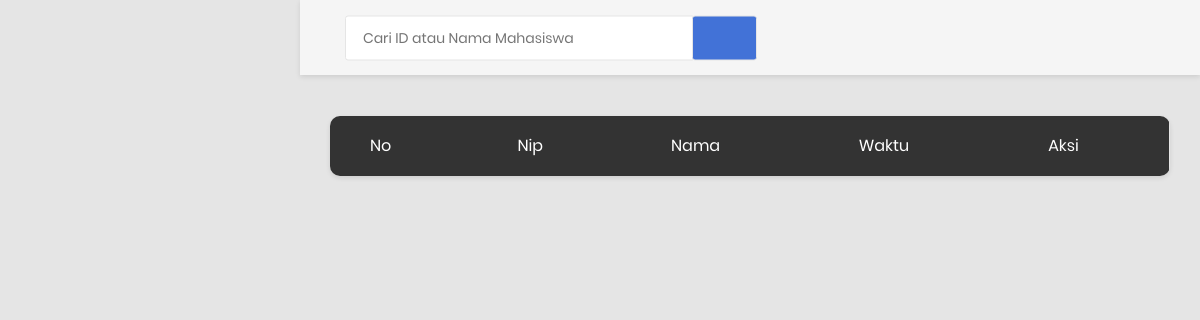
Page /pembimbing/prospenab.php (signed in) on the earlier database version.
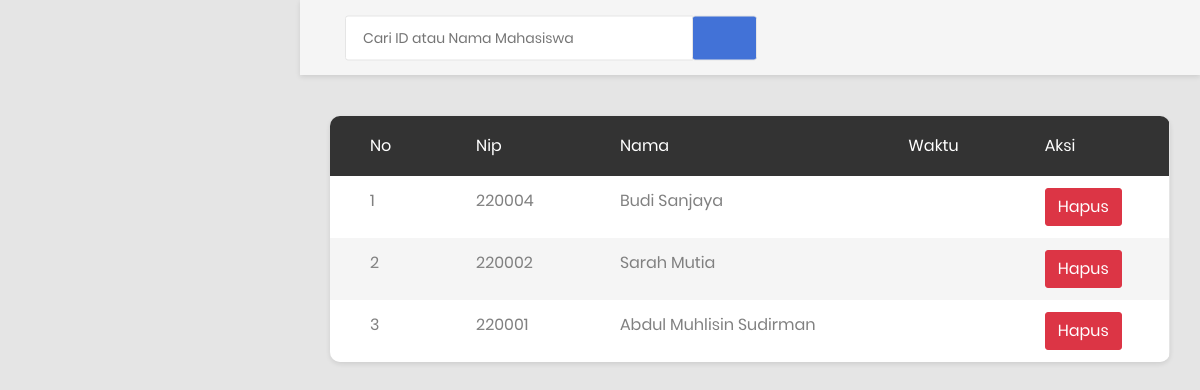
Same page on the later database version.
### tables this page shows
CREATE TABLE `tb_absensi` (
  `id` int(11) NOT NULL AUTO_INCREMENT,
  `nama` varchar(255) NOT NULL,
  `tgl_masuk` varchar(255) NOT NULL,
  `tgl_keluar` varchar(255) NOT NULL,
  `jam_masuk` varchar(255) NOT NULL,
  `jam_keluar` varchar(255) NOT NULL,
  `long` varchar(50) NOT NULL,
  `lat` varchar(50) NOT NULL,
  `id_mahasiswa` int(11) NOT NULL,
  PRIMARY KEY (`id`),   
  INDEX (`id_mahasiswa`),   
  CONSTRAINT `fk_tb_absensi_mahasiswa` FOREIGN KEY (`id_mahasiswa`) 
    REFERENCES `tb_mahasiswa` (`id_mahasiswa`)
    ON DELETE CASCADE
);

### pembimbing/prospenab.php (the view, shortened to what the changed rows need)
<?php
require_once("../koneksi.php");
?>
<!DOCTYPE html>
<html lang="en">
<head>
    <link rel="stylesheet" href="https://maxcdn.bootstrapcdn.com/bootstrap/4.5.2/css/bootstrap.min.css">
    <link rel="stylesheet" type="text/css" href="../css/bootstrap.css" media="all">
    <link href="../css/font-face.css" rel="stylesheet" media="all">
    <link href="../vendor/font-awesome-4.7/css/font-awesome.min.css" rel="stylesheet" media="all">
    <link href="../vendor/font-awesome-5/css/fontawesome-all.min.css" rel="stylesheet" media="all">
    <link href="../vendor/mdi-font/css/material-design-iconic-font.min.css" rel="stylesheet" media="all">
    <link href="../vendor/bootstrap-4.1/bootstrap.min.css" rel="stylesheet" media="all">
    <link href="../vendor/animsition/animsition.min.css" rel="stylesheet" media="all">
    <link href="../vendor/bootstrap-progressbar/bootstrap-progressbar-3.3.4.min.css" rel="stylesheet" media="all">
    <link href="../vendor/wow/animate.css" rel="stylesheet" media="all">
    <link href="../vendor/css-hamburgers/hamburgers.min.css" rel="stylesheet" media="all">
    <link href="../vendor/slick/slick.css" rel="stylesheet" media="all">
    <link href="../vendor/select2/select2.min.css" rel="stylesheet" media="all">
    <link href="../vendor/perfect-scrollbar/perfect-scrollbar.css" rel="stylesheet" media="all">
    <link href="../css/theme.css" rel="stylesheet" media="all">
</head>
<body class="animsition">
    <div class="page-wrapper">
        <div class="page-container">
            <div class="main-content">
                <div class="section__content section__content--p30">
                    <div class="container-fluid">
                        <div class="row">
                            <div class="table-responsive table--no-card m-b-30">
                                <table class="table table-borderless table-striped table-earning">
                                    <thead>
                                        <tr>
                                            <th>No</th>
                                            <th>Nip</th>
                                            <th>Nama</th>
                                            <th>Waktu</th>
                                            <th>aksi</th>
                                        </tr>
                                    </thead>
                                    <tbody>
                                        <?php
                                        $cari = $_POST['cari'];
                                        $sql = "SELECT * FROM tb_absensi WHERE id_mahasiswa LIKE '%$cari%' OR nama LIKE '%$cari%'";
                                        $query = mysqli_query($koneksi, $sql);
                                        $no = 1;
                                        while ($row = mysqli_fetch_array($query)) {
                                        ?>
                                            <tr>
                                                <td><?php echo $no ?></td>
                                                <td><?php echo $row['id_mahasiswa']; ?></td>
                                                <td><?php echo $row['nama']; ?></td>
                                                <td><?php echo $row['waktu']; ?></td>
                                                <td> <a href="absen/hapus_absen.php?id=<?php echo $row['id']; ?>"><button class="btn btn-danger" onclick="return confirm('yakin ingin dihapus?');">Hapus</button></a></td>
                                            </tr>
                                        <?php
                                            $no++;
                                        }
                                        ?>
                                    </tbody>
                                </table>
                            </div>
                        </div>
                    </div>
                </div>
            </div>
        </div>
</body>
</html>

Differences in the rows shown:
added tb_absensi: id_mahasiswa "220004", nama "Budi Sanjaya"
added tb_absensi: id_mahasiswa "220002", nama "Sarah Mutia"
added tb_absensi: id_mahasiswa "220001", nama "Abdul Muhlisin Sudirman"
